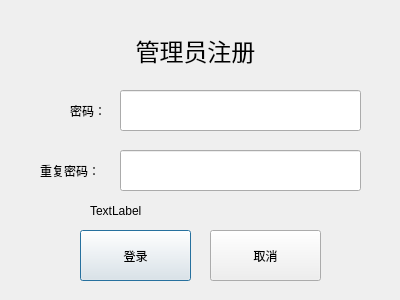
<?xml version="1.0" encoding="UTF-8"?>
<ui version="4.0">
 <class>adminRegisterDialog</class>
 <widget class="QDialog" name="adminRegisterDialog">
  <property name="geometry">
   <rect>
    <x>0</x>
    <y>0</y>
    <width>400</width>
    <height>300</height>
   </rect>
  </property>
  <property name="windowTitle">
   <string>首次运行</string>
  </property>
  <widget class="QLabel" name="labelTitle">
   <property name="geometry">
    <rect>
     <x>20</x>
     <y>20</y>
     <width>351</width>
     <height>61</height>
    </rect>
   </property>
   <property name="font">
    <font>
     <family>叶根友唐楷简</family>
     <pointsize>18</pointsize>
    </font>
   </property>
   <property name="text">
    <string>管理员注册</string>
   </property>
   <property name="alignment">
    <set>Qt::AlignCenter</set>
   </property>
  </widget>
  <widget class="QLabel" name="labelWarning">
   <property name="geometry">
    <rect>
     <x>90</x>
     <y>200</y>
     <width>291</width>
     <height>21</height>
    </rect>
   </property>
   <property name="text">
    <string>TextLabel</string>
   </property>
  </widget>
  <widget class="QLineEdit" name="lineEditPassword">
   <property name="geometry">
    <rect>
     <x>120</x>
     <y>90</y>
     <width>241</width>
     <height>41</height>
    </rect>
   </property>
  </widget>
  <widget class="QLabel" name="labelPassword">
   <property name="geometry">
    <rect>
     <x>70</x>
     <y>80</y>
     <width>51</width>
     <height>61</height>
    </rect>
   </property>
   <property name="text">
    <string>密码：</string>
   </property>
  </widget>
  <widget class="QLineEdit" name="lineEditRepeatPassword">
   <property name="geometry">
    <rect>
     <x>120</x>
     <y>150</y>
     <width>241</width>
     <height>41</height>
    </rect>
   </property>
  </widget>
  <widget class="QLabel" name="labelRepeatPassword">
   <property name="geometry">
    <rect>
     <x>40</x>
     <y>140</y>
     <width>81</width>
     <height>61</height>
    </rect>
   </property>
   <property name="text">
    <string>重复密码：</string>
   </property>
  </widget>
  <widget class="QPushButton" name="pushButtonConfirm">
   <property name="geometry">
    <rect>
     <x>80</x>
     <y>230</y>
     <width>111</width>
     <height>51</height>
    </rect>
   </property>
   <property name="text">
    <string>登录</string>
   </property>
  </widget>
  <widget class="QPushButton" name="pushButtonCancel">
   <property name="geometry">
    <rect>
     <x>210</x>
     <y>230</y>
     <width>111</width>
     <height>51</height>
    </rect>
   </property>
   <property name="text">
    <string>取消</string>
   </property>
  </widget>
 </widget>
 <resources/>
 <connections/>
</ui>
